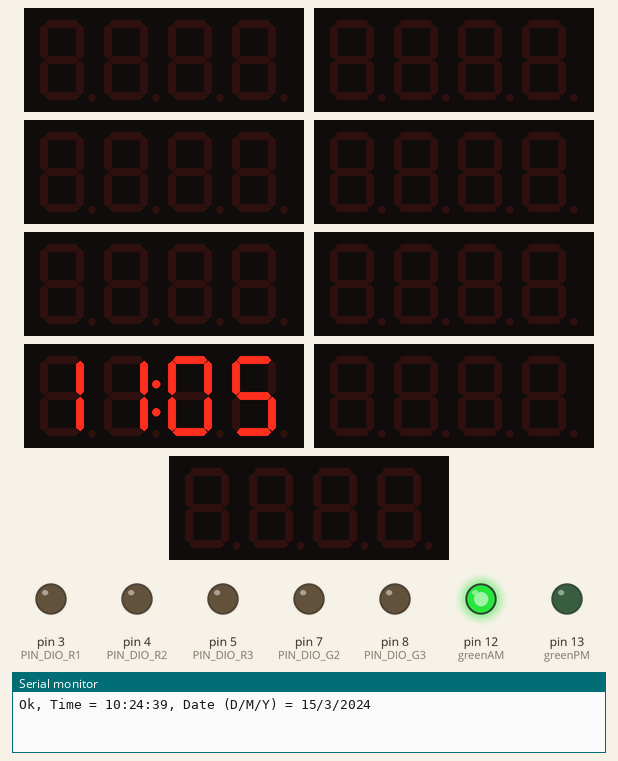
A sketch run on a simulated Arduino Uno, built with avr-gcc and run on an emulated ATmega328P. On the bench: 9 × 4-digit seven-segment display, output pins drawn as LEDs (lit = HIGH), the last lines printed to the serial monitor. The local clock reads 2024-03-15 10:24:30 at power-on unless the sketch sets it.

Above: at 10.3 s.
At 14.8 s:
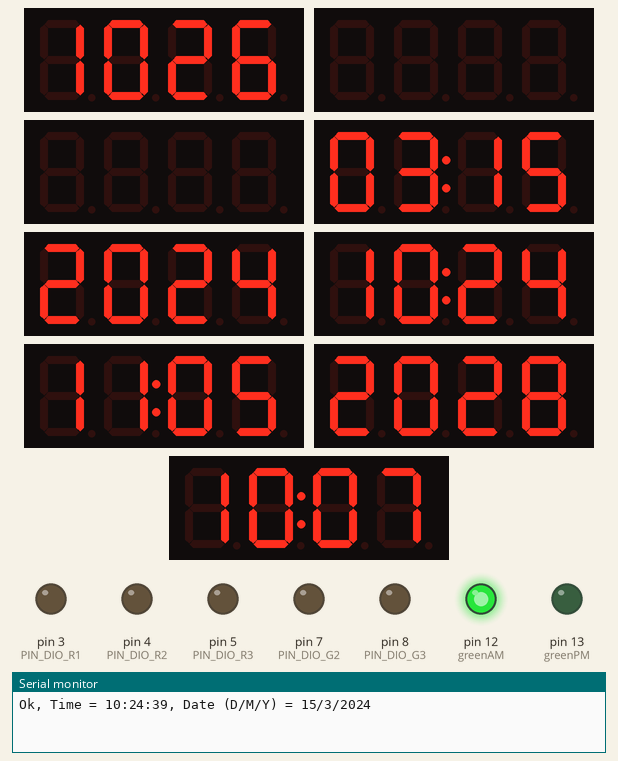
At 23.4 s:
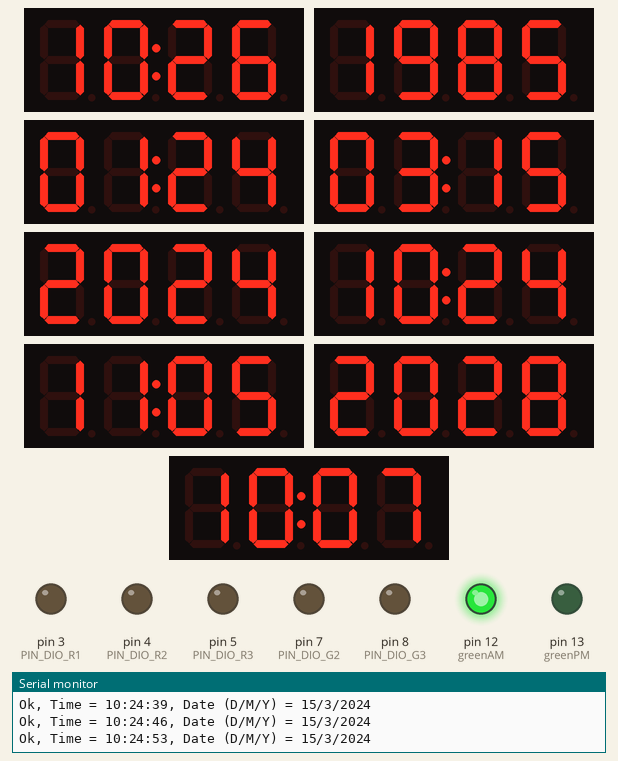
At 37.4 s:
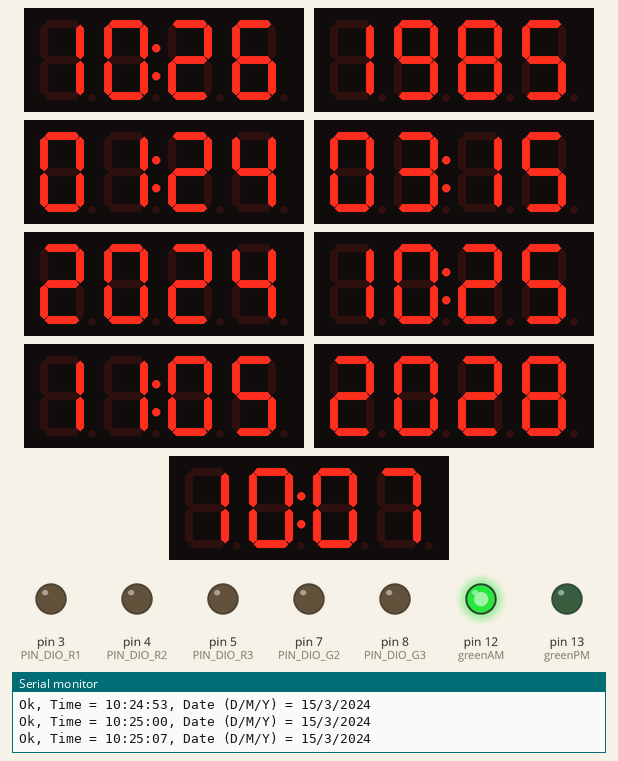
Timing chart, 0 to 38.9 s (numbered marks = the images above):
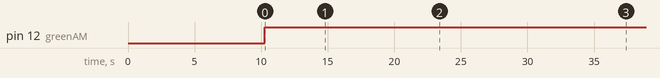

Measured:
- by itself, pin 12 (greenAM): LOW → HIGH at 10.3 s
- what the display in image 1 shows lasts 0.5 s, from 14.8 s to 15.3 s

The sketch:

circuitos-temporales.ino
```cpp
#include "SevenSegmentTM1637.h"
#include "SevenSegmentExtended.h"
#include "DS1307RTC.h"
#include "RTClib.h"

const byte PIN_CLK_Red = A0;   // define CLK pin
const byte PIN_CLK_Green = A1;   // define CLK pin
const byte PIN_CLK_Orange = A2;   // define CLK pin

//RED Displays
const byte PIN_DIO_R1 = 3;
SevenSegmentExtended      red1(PIN_CLK_Red, PIN_DIO_R1);
const byte PIN_DIO_R2 = 4;
SevenSegmentTM1637       red2(PIN_CLK_Red, PIN_DIO_R2);
const byte PIN_DIO_R3 = 5;
SevenSegmentExtended     red3(PIN_CLK_Red, PIN_DIO_R3);

//GREEN Displays
const byte PIN_DIO_G1 = 6;
SevenSegmentExtended      green1(PIN_CLK_Green, PIN_DIO_G1);
const byte PIN_DIO_G2 = 7;
SevenSegmentTM1637       green2(PIN_CLK_Green, PIN_DIO_G2);
const byte PIN_DIO_G3 = 8;
SevenSegmentExtended     green3(PIN_CLK_Green, PIN_DIO_G3);
int greenAM = 12;
int greenPM = 13;

// ORANGE Displays
const byte PIN_DIO_O1 = 9;   // define DIO pin (any digital pin)
SevenSegmentExtended      orange1(PIN_CLK_Orange, PIN_DIO_O1);
const byte PIN_DIO_O2 = 10;
SevenSegmentTM1637        orange2(PIN_CLK_Orange, PIN_DIO_O2);
const byte PIN_DIO_O3 = 11;
SevenSegmentExtended       orange3(PIN_CLK_Orange, PIN_DIO_O3);

bool parse=false;
bool config=false;
tmElements_t tm;
int Hour=0;

const char *monthName[12] = {
  "Ene", "Feb", "Mar", "Abr", "May", "Jun",
  "Jul", "Ago", "Sep", "Oct", "Nov", "Dic"
};

void setup() {

  pinMode(PIN_CLK_Red, OUTPUT);
  pinMode(PIN_CLK_Green, OUTPUT);
  pinMode(PIN_CLK_Orange, OUTPUT);
  pinMode(PIN_DIO_O1, OUTPUT);
  pinMode(PIN_DIO_O2, OUTPUT);
  pinMode(PIN_DIO_O3, OUTPUT);
  pinMode(PIN_DIO_G1, OUTPUT);
  pinMode(PIN_DIO_G2, OUTPUT);
  pinMode(PIN_DIO_G3, OUTPUT);
  pinMode(PIN_DIO_R1, OUTPUT);
  pinMode(PIN_DIO_R2, OUTPUT);
  pinMode(PIN_DIO_R3, OUTPUT);
  pinMode(greenAM, OUTPUT);
  pinMode(greenPM, OUTPUT);

  Serial.begin(9600);       // initializes the Serial connection @ 9600 baud
  orange1.begin();            // initializes the display
  orange2.begin();
  orange3.begin();
  green1.begin();
  green2.begin();
  green3.begin();
  red1.begin();
  red2.begin();
  red3.begin();
  orange1.setBacklight(100);  // set the brightness to 100 %
  orange2.setBacklight(100);
  orange2.setColonOn(0); // Switch off ":" for orange "year"
  orange3.setBacklight(100);
  green1.setBacklight(100);
  green2.setBacklight(100);
  green3.setBacklight(100);
  red1.setBacklight(100);
  red2.setBacklight(100);
  red3.setBacklight(100);
  red2.setColonOn(0); // Switch off ":" for red "year"

/* 1)Décommenter les lignes suivantes pour mettre l'heure à jour
 2)Téléverser le code vers l'arduino
 3)Recommenter
 4)Téléverser de nouveau le code vers l'arduino
 */

/*
 1)uncomment the flowing lines to update the time
 2)Send your code to the arduino
 3)re-comment
 4)send your code again to the arduino
 */

/*
// get the date and time the compiler was run
  if (getDate(__DATE__) && getTime(__TIME__)) {
    parse = true;
    // and configure the RTC with this info
    if (RTC.write(tm)) {
      config = true;
    }
  }
  Serial.begin(9600);
  while (!Serial) ; // wait for Arduino Serial Monitor
  delay(200);
  if (parse && config) {
    Serial.print("DS1307 configured Time=");
    Serial.print(__TIME__);
    Serial.print(", Date=");
    Serial.println(__DATE__);
  } else if (parse) {
    Serial.println("DS1307 Communication Error :-{");
    Serial.println("Please check your circuitry");
  } else {
    Serial.print("Could not parse info from the compiler, Time=\"");
    Serial.print(__TIME__);
    Serial.print("\", Date=\"");
    Serial.print(__DATE__);
    Serial.println("\"");
  }
*/
}

void loop() {

  if (RTC.read(tm)) {
    Serial.print("Ok, Time = ");
    print2digits(tm.Hour);
    Serial.write(':');
    print2digits(tm.Minute);
    Serial.write(':');
    print2digits(tm.Second);
    Serial.print(", Date (D/M/Y) = ");
    Serial.print(tm.Day);
    Serial.write('/');
    Serial.print(tm.Month);
    Serial.write('/');
    Serial.print(tmYearToCalendar(tm.Year));
    Serial.println();
  }
  else {
    if (RTC.chipPresent()) {
      Serial.println("The DS1307 is stopped.  Please run the SetTime");
      Serial.println("example to initialize the time and begin running.");
      Serial.println();
    } else {
      Serial.println("DS1307 read error!  Please check the circuitry.");
      Serial.println();
    }
    delay(9000);
  }
  delay(1000);


//Convert 12/24h and lighting AM/PM
if(tm.Hour>=13){
  Hour = tm.Hour - 12;
  digitalWrite(greenAM,0);
  digitalWrite(greenPM,1);}
else if(tm.Hour==12)
  {Hour=tm.Hour;
  digitalWrite(greenAM,0);
  digitalWrite(greenPM,1);}
else{
  Hour=tm.Hour;
  digitalWrite(greenAM,1);
  digitalWrite(greenPM,0);}

int year_red = 2028;
int year_orange = 1985;

//Res displays -  Destination TIME 11.05 2028 10:04
red1.printTime(11, 05, true);
red2.print(year_red, true);
red3.printTime(10, 07, true);

//Green Displays - Present TIME - Heure actuelle
green1.printTime(tm.Month, tm.Day, true);
green2.print(tmYearToCalendar(tm.Year));
green3.printTime(Hour, tm.Minute, true);

// Orange Displays - Last time departed 10.26 1985 01:24
orange1.printTime(10, 26, true);
orange2.print(year_orange, true);
orange3.printTime(01, 24, true);

}


//============================= functions =============================//

void print2digits(int number) {
  if (number >= 0 && number < 10) {
    Serial.write('0');
  }
  Serial.print(number);
}

bool getTime(const char *str)
{
  int Hour, Min, Sec;

  if (sscanf(str, "%d:%d:%d", &Hour, &Min, &Sec) != 3) return false;
  tm.Hour = Hour;
  tm.Minute = Min;
  tm.Second = Sec;
  return true;
}

bool getDate(const char *str)
{
  char Month[12];
  int Day, Year;
  uint8_t monthIndex;

  if (sscanf(str, "%s %d %d", Month, &Day, &Year) != 3) return false;
  for (monthIndex = 0; monthIndex < 12; monthIndex++) {
    if (strcmp(Month, monthName[monthIndex]) == 0) break;
  }
  if (monthIndex >= 12) return false;
  tm.Day = Day;
  tm.Month = monthIndex + 1;
  tm.Year = CalendarYrToTm(Year);
  return true;
}
```
